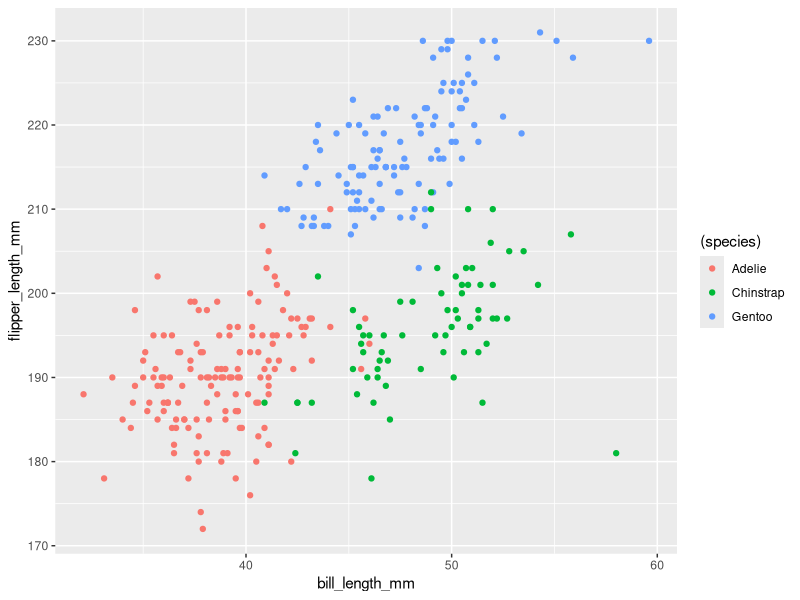
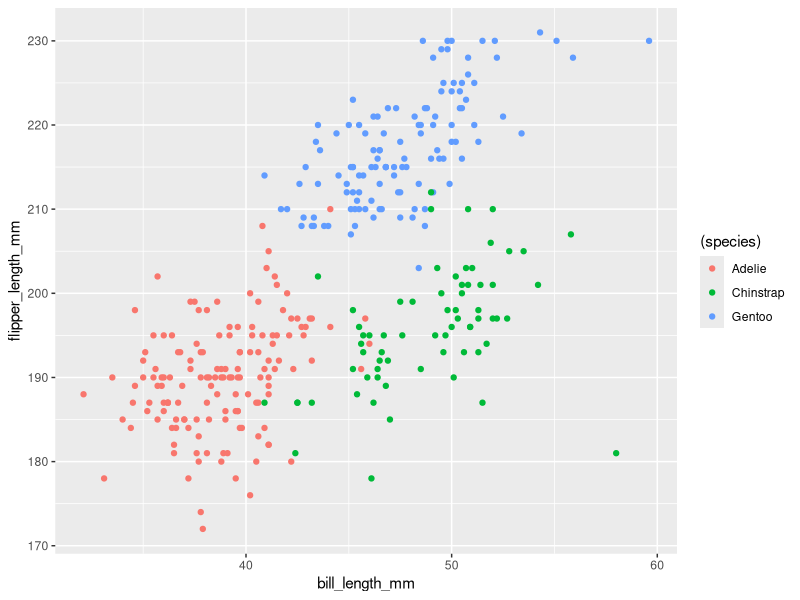

Source code (R) for these figures, in order:
## ---- chunk 1
library(tidyverse)
## ---- chunk 2
data("penguins", package = "palmerpenguins")
p_variable = names(penguins)
p_row = nrow(penguins)
p_col = ncol(penguins)

p_species = count(penguins, species)
## ---- chunk 3
p_clean = na.omit(penguins)
mean_p_flipper = mean(p_clean[["flipper_length_mm"]])
## ---- chunk 4
ggplot(p_clean, aes(x = bill_length_mm, y = flipper_length_mm, color = (species))) + 
  geom_point()

ggsave("penguin scatterplot.pdf")
